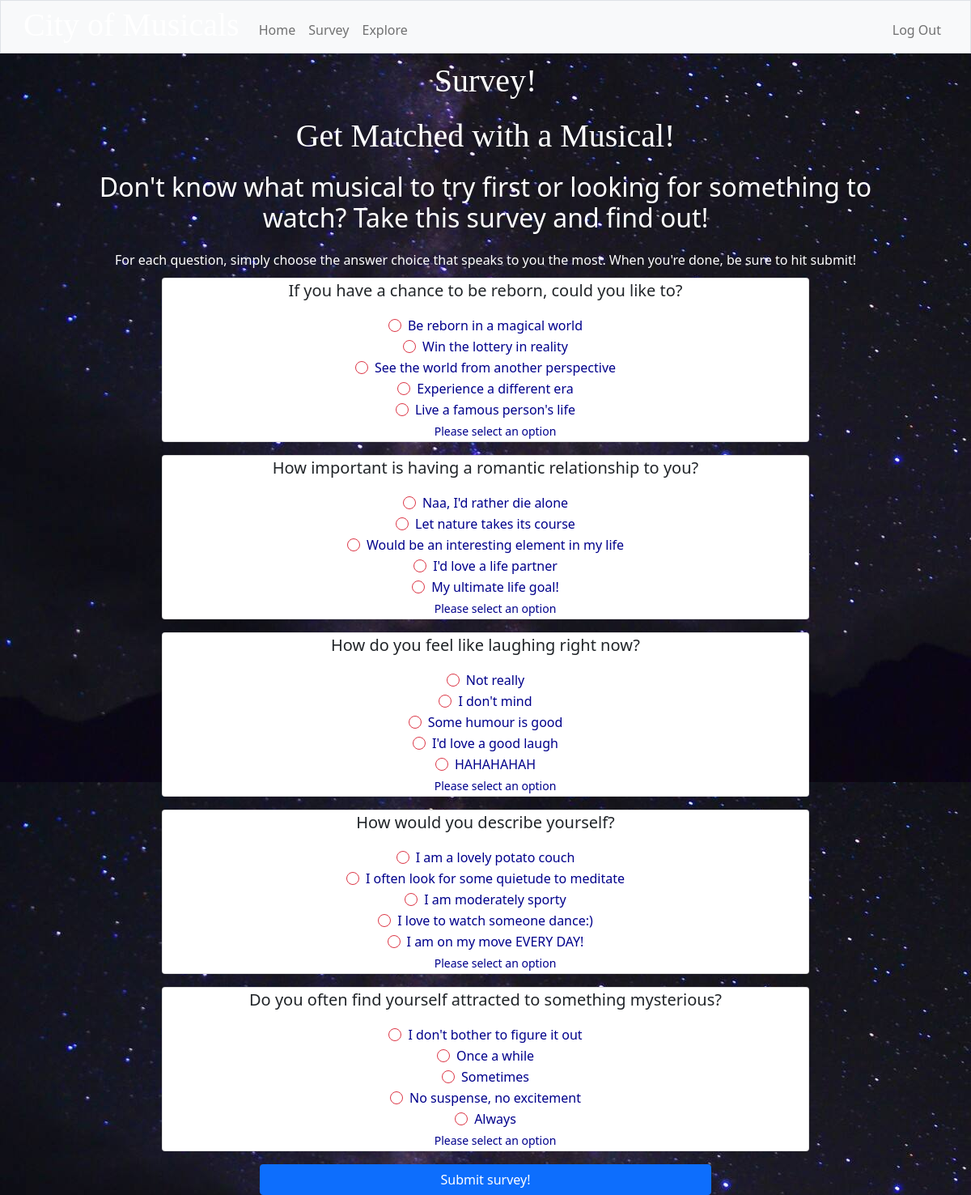
The page /survey (signed in) on the database its author committed.
### tables this page shows
CREATE TABLE 'survey' ('id' INTEGER, 'question' TEXT,'answer1' TEXT,'answer2' TEXT,'answer3' TEXT,'answer4' TEXT,'answer5' TEXT, 'type' TEXT, PRIMARY KEY ("id") );

### app.py (the view)
@app.route("/survey", methods=["GET", "POST"])
@login_required
def survey():
     if request.method == "POST":
        if request.form["survey_page_action"] == "submit_survey":
            question_info = db.execute("SELECT type from survey")
            user_data={}
            for question in question_info:
                try:
                    user_data[question["type"]] = int(request.form[question['type']])
                except (ValueError, KeyError):
                    return apology("Invalid form - try again!")
            if not all(1 <= data <= 5 for data in user_data.values()):
                return apology("Invalid form - try again!")
            musical_info = db.execute("SELECT id, romance, humour, fiction_history, action, mystery FROM musicals")
            recommended_id = find_closest(user_data, musical_info)
            musical = db.execute("SELECT id, name, description, setting, language FROM musicals WHERE id = ?", recommended_id)[0]
            themes = db.execute("SELECT theme FROM theme WHERE id IN (SELECT theme_id FROM match WHERE musical_id = ?)", musical["id"])
            db.execute("UPDATE users SET survey_completed = 1, recommended_musical_id = ? WHERE id = ?", recommended_id, session["user_id"])
            return render_template("survey_completed.html", musical=musical, themes=themes)
        elif request.form["survey_page_action"] == "retake_survey":
            db.execute("UPDATE users SET survey_completed = 0, recommended_musical_id = NULL WHERE id = ?", session["user_id"])
            return redirect("/survey")
        else:
            return apology("Invalid button value")
     else:
        if (db.execute("SELECT survey_completed FROM users WHERE id = ?", session["user_id"])[0]["survey_completed"] == 1):
            musical = db.execute("SELECT id, name, description, setting, language FROM musicals WHERE id = (SELECT recommended_musical_id FROM users WHERE id = ?)", session["user_id"])[0]
            themes = db.execute("SELECT theme FROM theme WHERE id IN (SELECT theme_id FROM match WHERE musical_id = ?)", musical["id"])
            return render_template("survey_completed.html", musical=musical, themes=themes)
        else:
            questions = db.execute("SELECT question, answer1, answer2, answer3, answer4, answer5, type FROM survey")
            return render_template("survey.html", questions=questions)

### app.py (called while the page is built)
@app.after_request
def after_request(response):
    response.headers["Cache-Control"] = "no-cache, no-store, must-revalidate"
    response.headers["Expires"] = 0
    response.headers["Pragma"] = "no-cache"
    return response

### helpers.py (called while the page is built)
def login_required(f):
    @wraps(f)
    def decorated_function(*args, **kwargs):
        if session.get("user_id") is None:
            return redirect("/login")
        return f(*args, **kwargs)
    return decorated_function

### templates/survey.html (shortened to what this page needs)
{% extends "layout.html" %}
{% block main %}
<div class="bg">
    <div class="header">
        <h1 class ="survey center1">Survey! </h1>
        <h1 class ="survey center1"> Get Matched with a Musical! </h1>
        <h2 class="survey center1">Don't know what musical to try first or looking for something to watch? Take this survey and find out!</h2>
        <p class="survey center1">For each question, simply choose the answer choice that speaks to you the most. When you're done, be sure to hit submit!</p>
    </div>
    <div class="container">
        <form class="text-left was-validated" action="/survey" method="post" >
            {% for question in questions %}
                <div class="form-group card mb-3 px-auto py-auto shrinkcard center ">
                    <p class="qn">{{ question['question'] }}</p>
                    {% for i in range(5) %}
                        {% set answer_number = i+1 %}
                        {% set label = '%s%s'| format("{{ question['question'] }} - answer", answer_number) %}
                        {% set answer_key = 'answer%d' | format(answer_number) %}
                        <div class="form-check">
                            <input class="form-check-input blue" type="radio" name="{{ question['type'] }}" id="{{ label }}" value="{{ answer_number }}" required>
                            <label class="form-check-label" for="{{ label }}">
                                <div class="blue">{{ question[answer_key] }}</div>
                            </label>
                            {% if answer_number == 5 %}
                                <div class="invalid-feedback blue">
                                    Please select an option
                                </div>
                            {% endif %}
                        </div>
                    {% endfor %}
                </div>
            {% endfor %}
            <button class="btn btn-primary center" type="submit" name="survey_page_action" value="submit_survey">Submit survey!</button>
        </form>
    </div>
</div>
{% endblock %}

### templates/layout.html (shortened to what this page needs)
<!DOCTYPE html>
<html lang="en">
    <head>
        <link rel="stylesheet" href="https://cdn.jsdelivr.net/npm/bootstrap@4.0.0/dist/css/bootstrap.min.css">
        <link href="https://cdn.jsdelivr.net/npm/bootstrap@5.1.3/dist/css/bootstrap.min.css" rel="stylesheet">
        <link href="/static/styles.css" rel="stylesheet">
        <link rel="stylesheet" href="https://cdnjs.cloudflare.com/ajax/libs/font-awesome/4.7.0/css/font-awesome.min.css">
    </head>
    <body>
        <nav class="bg-light border navbar navbar-expand-md navbar-light">
            <div class="container-fluid">
                <div class = "logo">
                    <a class="navbar-brand" href="/"><span class="glow">City of Musicals</span></a>
                </div>
                <div class="collapse navbar-collapse navtext" id="navbar">
                        <ul class="navbar-nav me-auto mt-2">
                            <li class="nav-item"><a class="nav-link" href="/">Home</a></li>
                            <li class="nav-item"><a class="nav-link" href="/survey">Survey</a></li>
                            <li class="nav-item"><a class="nav-link" href="/explore">Explore</a></li>
                        </ul>
                    {% if session["user_id"] %}
                        <ul class="navbar-nav ms-auto mt-2">
                            <li class="nav-item"><a class="nav-link" href="/logout">Log Out</a></li>
                        </ul>
                    {% else %}
                        <ul class="navbar-nav ms-auto mt-2">
                            <li class="nav-item"><a class="nav-link" href="/register">Register</a></li>
                            <li class="nav-item"><a class="nav-link" href="/login">Log In</a></li>
                        </ul>
                    {% endif %}
                </div>
            </div>
        </nav>
        <main class="py-0 text-center">
            {% block main %}{% endblock %}
        </main>
    </body>
</html>

### static/styles.css (style rules this page uses)
nav .navbar-brand { font-size: xx-large; height:54px; }
.glow { font-size: 40px; color: #fff; text-align: center; -webkit-animation: glow 1s ease-in-out infinite alternate; -moz-animation: glow 1s ease-in-out infinite alternate; animation: glow 1s ease-in-out infinite alternate; }
.glow { font-size: 40px; color: #fff; text-align: center; -webkit-animation: glow 1s ease-in-out infinite alternate; -moz-animation: glow 1s ease-in-out infinite alternate; animation: glow 1s ease-in-out infinite alternate; font-family:cursive, "Lucida Handwriting" }
.center { display: block; margin-left: auto; margin-right: auto; width: 50%; text-align:center; }
body, html { height: 100%; }
* { box-sizing: border-box; }
.shrinkcard { width:800px; }
.bg { background-image: url('/static/bg8.jpeg'); }
.center1 { margin: auto; width: 70%; padding: 10px; }
.logo { margin-top: -20px; }
h1, h4 { font-family: "Times New Roman"; }
h1 { font-size: 2.5rem; }
.survey { color: white; width: 1000px; }
.qn { font-size: 20px; }
.blue { color: #00008B; }

### rows shown on the page
survey: question "If you have a chance to be reborn, could you like to?", answer1 "Be reborn in a magical world" "Win the lottery in reality" "See the world from another perspective" "Experience a different era" "Live a famous person's life"
survey: question "How important is having a romantic relationship to you?", answer1 "Naa, I'd rather die alone" "Let nature takes its course" "Would be an interesting element in my life" "I'd love a life partner" "My ultimate life goal!"
survey: question "How do you feel like laughing right now?", answer1 "Not really" "I don't mind" "Some humour is good" "I'd love a good laugh" "HAHAHAHAH"
survey: question "How would you describe yourself?", answer1 "I am a lovely potato couch" "I often look for some quietude to meditate" "I am moderately sporty" "I love to watch someone dance:)" "I am on my move EVERY DAY!"
survey: question "Do you often find yourself attracted to something mysterious?", answer1 "I don't bother to figure it out" "Once a while" "Sometimes" "No suspense, no excitement" "Always"
